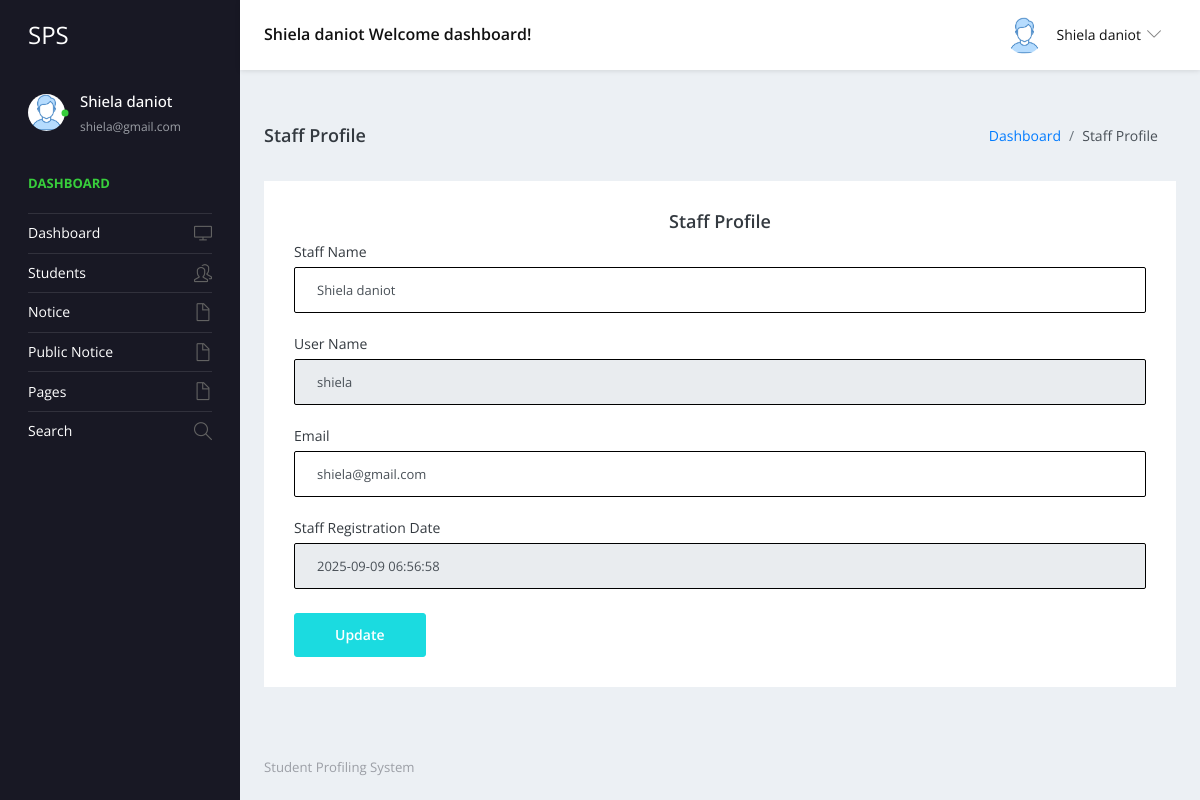
The page /staff/profile.php (signed in) on the database as committed earlier.
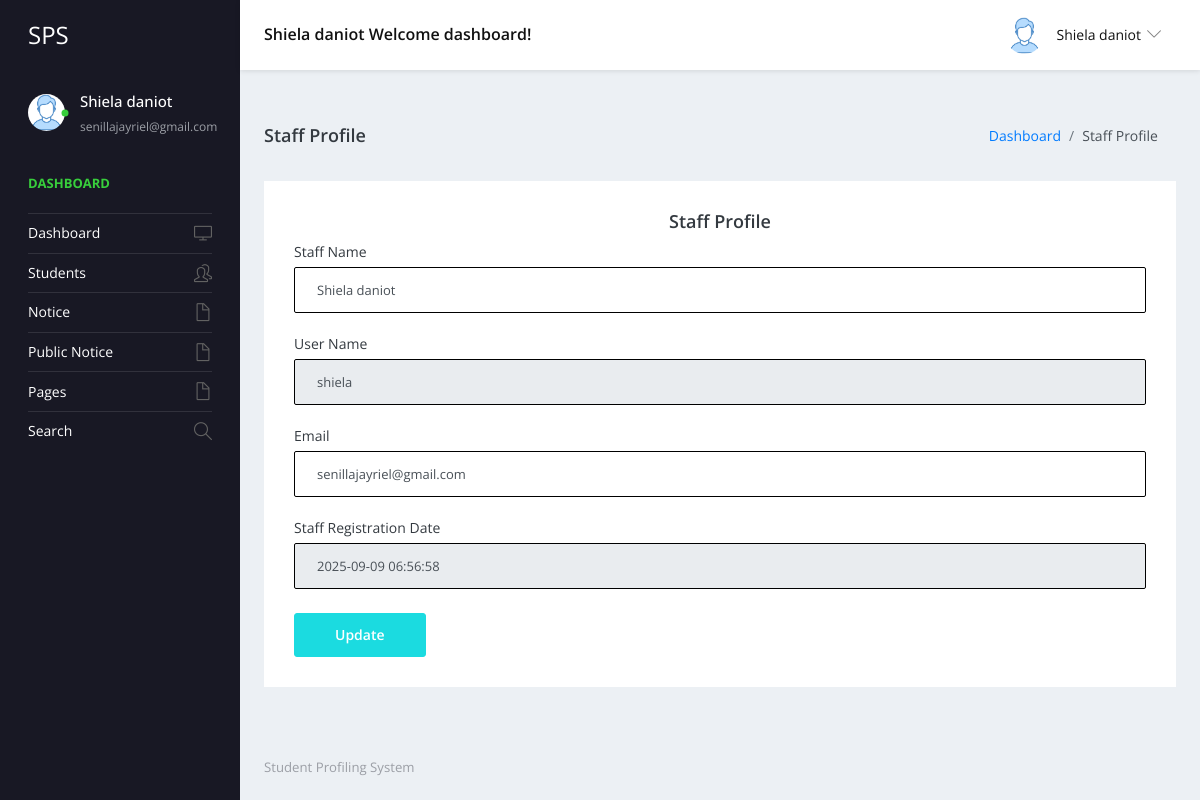
The same page on the database as committed later.
### tables this page shows
CREATE TABLE `tblstaff` (
  `ID` int(11) NOT NULL,
  `StaffName` varchar(100) NOT NULL,
  `UserName` varchar(50) NOT NULL,
  `Email` varchar(100) NOT NULL,
  `Password` varchar(255) NOT NULL,
  `StaffRegdate` datetime DEFAULT current_timestamp(),
  `Status` tinyint(1) NOT NULL DEFAULT 1
);

### staff/profile.php (the view, shortened to what the changed rows need)
<?php
include('includes/dbconnection.php');
if (strlen($_SESSION['sturecmsstaffid'] == 0)) {
  header('location:logout.php');
} else {
  ?>
  <!DOCTYPE html>
  <html lang="en">
  <head>
    <link rel="stylesheet" href="vendors/simple-line-icons/css/simple-line-icons.css">
    <link rel="stylesheet" href="vendors/flag-icon-css/css/flag-icon.min.css">
    <link rel="stylesheet" href="vendors/css/vendor.bundle.base.css">
    <link rel="stylesheet" href="vendors/select2/select2.min.css">
    <link rel="stylesheet" href="vendors/select2-bootstrap-theme/select2-bootstrap.min.css">
    <link rel="stylesheet" href="css/style.css" />
  </head>
  <body>
    <div class="container-scroller">
      <?php include_once('includes/header.php'); ?>
      <div class="container-fluid page-body-wrapper">
        <?php include_once('includes/sidebar.php'); ?>
        <div class="main-panel">
          <div class="content-wrapper">
            <div class="row">
              <div class="col-12 grid-margin stretch-card">
                <div class="card">
                  <div class="card-body">
                    <form class="forms-sample" method="post">
                      <?php
                      $staffid = $_SESSION['sturecmsstaffid'];
                      $sql = "SELECT * FROM tblstaff WHERE ID=:staffid";
                      $query = $dbh->prepare($sql);
                      $query->bindParam(':staffid', $staffid, PDO::PARAM_STR);
                      $query->execute();
                      $results = $query->fetchAll(PDO::FETCH_OBJ);
                      if ($query->rowCount() > 0) {
                        foreach ($results as $row) { ?>
                          <div class="form-group">
                            <label for="exampleInputName1">Staff Name</label>
                            <input type="text" name="staffname" value="<?php echo htmlentities($row->StaffName); ?>"
                              class="form-control" required='true'>
                          </div>
                          <div class="form-group">
                            <label for="exampleInputEmail3">User Name</label>
                            <input type="text" name="username" value="<?php echo htmlentities($row->UserName); ?>"
                              class="form-control" readonly="">
                          </div>
                          <div class="form-group">
                            <label for="exampleInputCity1">Email</label>
                            <input type="email" name="email" value="<?php echo htmlentities($row->Email); ?>"
                              class="form-control" required='true'>
                          </div>
                          <div class="form-group">
                            <label for="exampleInputCity1">Staff Registration Date</label>
                            <input type="text" name="" value="<?php echo htmlentities($row->StaffRegdate); ?>" readonly=""
                              class="form-control">
                          </div>
                        <?php }
                      } ?>
                    </form>
                  </div>
                </div>
              </div>
            </div>
          </div>
        </div>
      </div>
    </div>
  </body>
  </html>
<?php } ?>

### staff/includes/header.php (shortened to what the changed rows need)
<nav class="navbar default-layout-navbar col-lg-12 col-12 p-0 fixed-top d-flex flex-row">
  <?php
    $sid = $_SESSION['sturecmsstaffid'];
    $sql = "SELECT * FROM tblstaff WHERE ID=:sid";
    $query = $dbh->prepare($sql);
    $query->bindParam(':sid', $sid, PDO::PARAM_STR);
    $query->execute();
    $results = $query->fetchAll(PDO::FETCH_OBJ);
    if($query->rowCount() > 0) {
      foreach($results as $row) {
  ?>
  <div class="navbar-menu-wrapper d-flex align-items-center flex-grow-1">
    <h5 class="mb-0 font-weight-medium d-none d-lg-flex"><?php echo htmlentities($row->StaffName); ?> Welcome dashboard!</h5>
    <ul class="navbar-nav navbar-nav-right ml-auto">
      <li class="nav-item dropdown d-none d-xl-inline-flex user-dropdown">
        <a class="nav-link dropdown-toggle" id="UserDropdown" href="#" data-toggle="dropdown" aria-expanded="false">
          <img class="img-xs rounded-circle ml-2" src="images/faces/face8.jpg" alt="Profile image"> <span class="font-weight-normal"> <?php echo htmlentities($row->StaffName); ?> </span></a>
      </li>
    </ul>
  </div>
  <?php } } ?>
</nav>

### staff/includes/sidebar.php (shortened to what the changed rows need)
<nav class="sidebar sidebar-offcanvas" id="sidebar">
  <ul class="nav">
    <li class="nav-item nav-profile">
      <a href="#" class="nav-link">
        <div class="text-wrapper">
          <?php
          $sid = $_SESSION['sturecmsstaffid'];
          $sql = "SELECT * from tblstaff where ID=:sid";
          $query = $dbh->prepare($sql);
          $query->bindParam(':sid', $sid, PDO::PARAM_STR);
          $query->execute();
          $results = $query->fetchAll(PDO::FETCH_OBJ);
          if ($query->rowCount() > 0) {
            foreach ($results as $row) { ?>
              <p class="profile-name"><?php echo htmlentities($row->StaffName); ?></p>
              <p class="designation"><?php echo htmlentities($row->Email); ?></p>
            <?php }
          } ?>
        </div>
      </a>
    </li>
  </ul>
</nav>

Rows that differ between the two databases and show on the page:
changed tblstaff "Shiela daniot": Email "shiela@gmail.com" → "senillajayriel@gmail.com"; email "shiela@gmail.com" → "senillajayriel@gmail.com"
